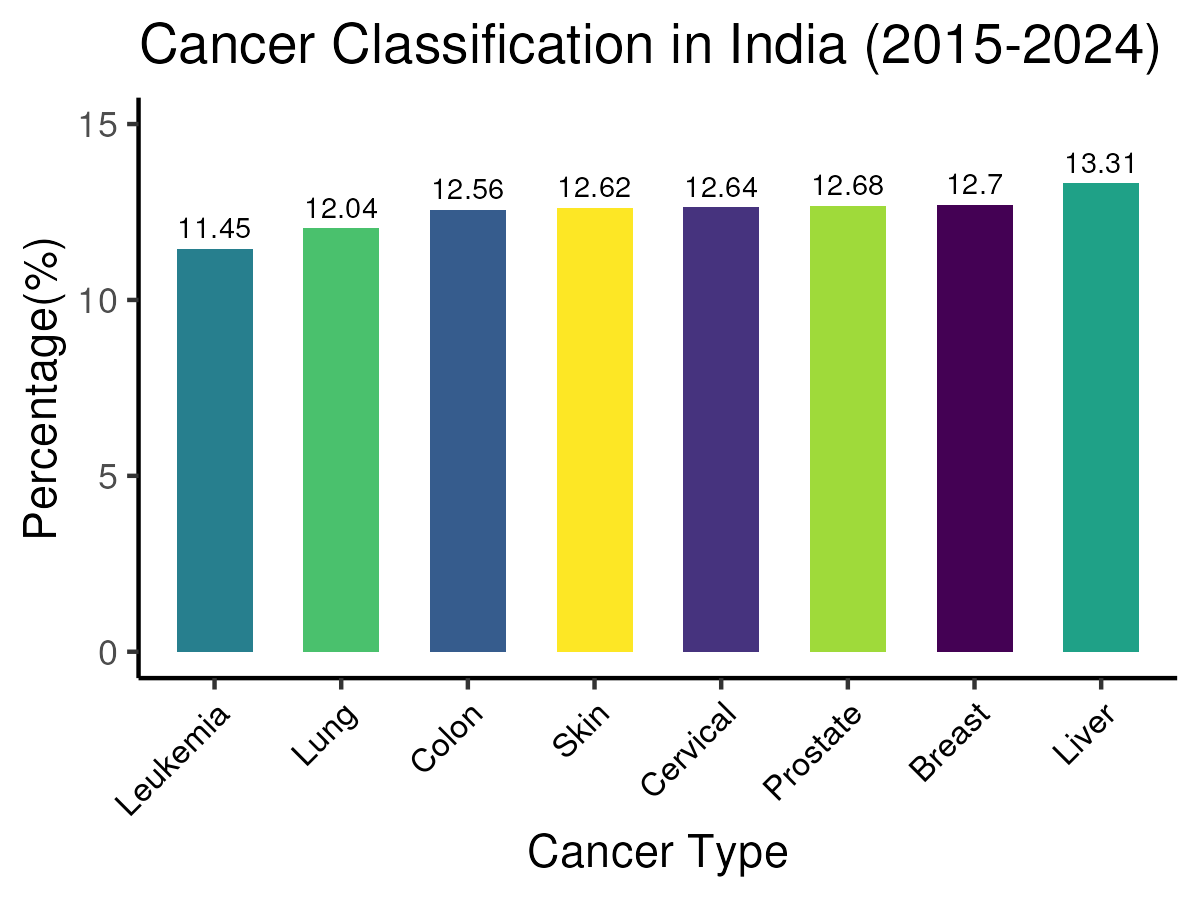

The R source for this figure:
cancer1 <- cancer |>
  select(country,cancer_type)|>
  dplyr::filter(country=="India")|>
  group_by(cancer_type)|>
  summarize(count =n())

total <- apply(cancer1[,2],MARGIN=2,FUN=sum)
cancer1$percentage <- (cancer1$count/total)*100
cancer1$percentage <- round(cancer1$percentage,2)

p<-ggplot(cancer1,aes(x=reorder(cancer_type, percentage), y= percentage,fill=cancer_type)) +
  geom_col(width=0.6,show.legend=F) +
  geom_text(aes(label=percentage),vjust=-0.5,size=2.5)+
  scale_fill_viridis_d("cancer_type")+
  scale_y_continuous(limits=c(0,15))+
  labs(
    x="Cancer Type",
    y="Percentage(%)",
    title="Cancer Classification in India (2015-2024)"
  )+ theme_classic()+
  theme(
    axis.text.x=element_text(angle=45,hjust=1,size=8,color="black"))

ggsave(
  "cancer_IN.png",
  plot=p,
  width = 1200,
  height = 900,
  unit = "px"
)
